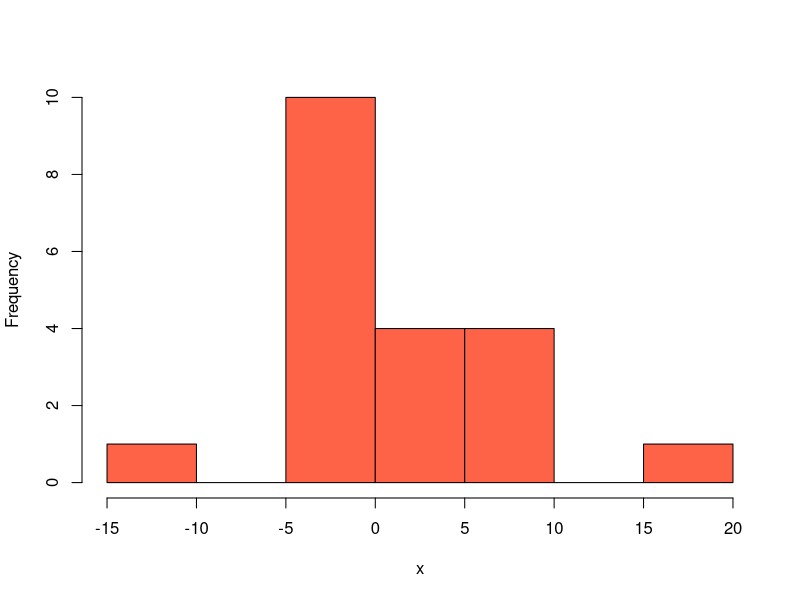
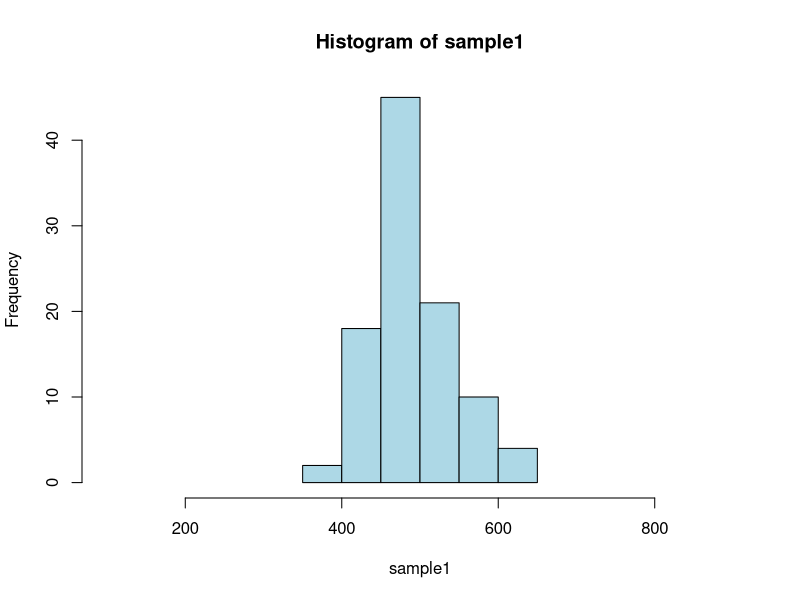
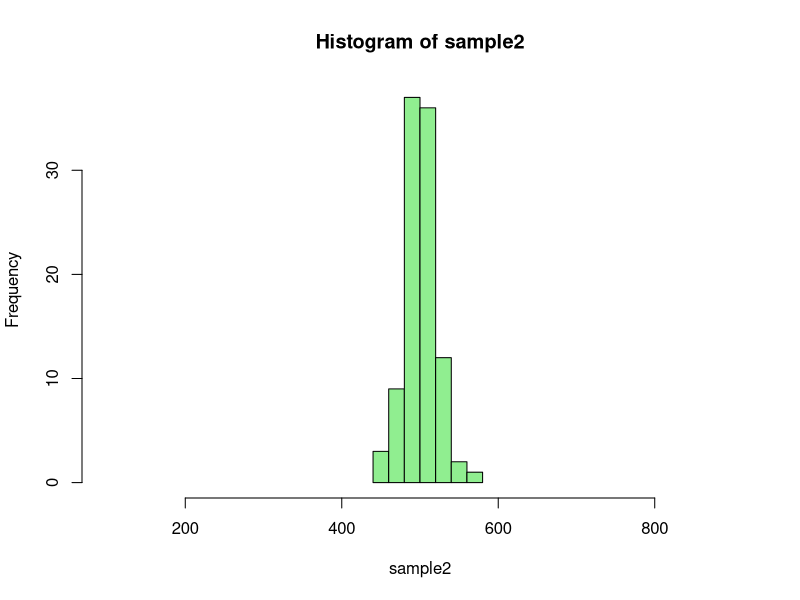
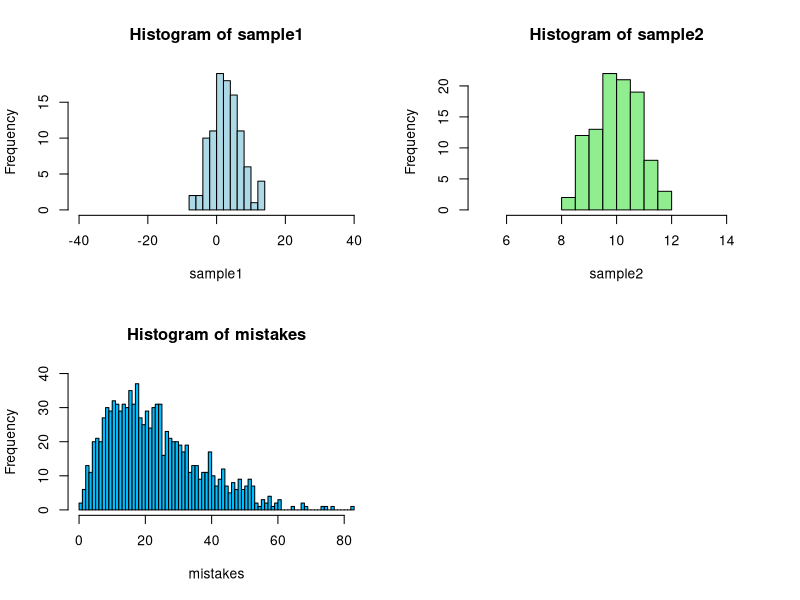
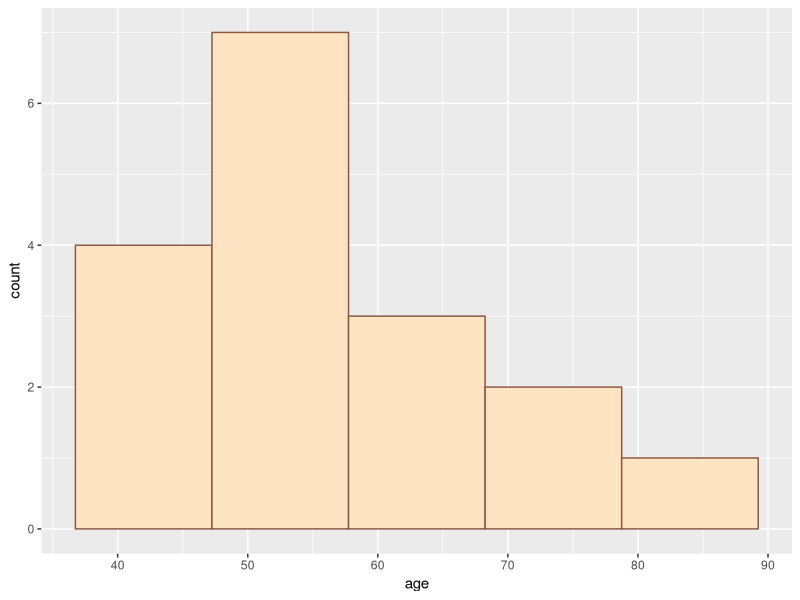

Recreate these plots in R, in order.
## ---- chunk 1
knitr::opts_chunk$set(echo = TRUE)
## ---- chunk 2
set.seed(1234)
x <- rnorm(20, mean=3, sd=6)
hist(x, col="tomato", main="")
## ---- chunk 3
set.seed(1234)
sample1 <- rnorm(100, 500, 50)
sample2 <- rnorm(100, 500, 20)
hist(sample1, col="lightblue", xlim=c(100, 900))
## ---- chunk 4
hist(sample2, col="lightgreen", xlim=c(100, 900))
## ---- chunk 5
set.seed(12)
sample1 <- rnorm(100, 3, 5)
sample2 <- rnorm(100, 10, 0.8)
par(mfrow=c(2,2))
hist(sample1, col="lightblue", xlim=c(-40, 40))
hist(sample2, col="lightgreen", xlim=c(5, 15))
## ---- chunk 6
set.seed(2)
mistakes <- rbeta(1000, 2, 7)*100
hist(mistakes, breaks=60, col= "deepskyblue", ylim=c(0, 40))
## ---- chunk 7
age <- c(44, 50, 42, 64, 66, 42, 72, 56, 72, 54, 46, 48, 48, 52, 50, 66, 84) 
## ---- chunk 8
class(age)
## ---- chunk 9
library(ggplot2)
ggplot() + aes(age) + geom_histogram(bins = 5, colour = "lightsalmon4", fill = "bisque")
## ---- chunk 10
words <- c('pie', 'bar', 'bar', 'pie', 'pie', 'bar', 'bar', 'chart') 
## ---- chunk 11
100*prop.table(table(words))
